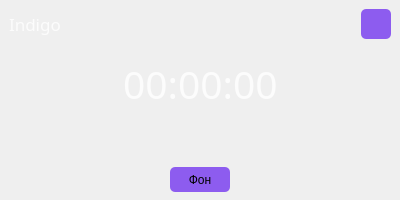
<?xml version="1.0" encoding="UTF-8"?>
<ui version="4.0">
 <class>MainWindow</class>
 <widget class="QMainWindow" name="MainWindow">
  <property name="geometry">
   <rect>
    <x>0</x>
    <y>0</y>
    <width>400</width>
    <height>200</height>
   </rect>
  </property>
  <property name="minimumSize">
   <size>
    <width>400</width>
    <height>200</height>
   </size>
  </property>
  <property name="maximumSize">
   <size>
    <width>400</width>
    <height>200</height>
   </size>
  </property>
  <property name="windowTitle">
   <string>MainWindow</string>
  </property>
  <widget class="QWidget" name="centralwidget">
   <property name="styleSheet">
    <string notr="true">background-image: url(:/images/jpg.jpg);
background-position: center; 
background-repeat: no-repeat;</string>
   </property>
   <layout class="QVBoxLayout" name="verticalLayout">
    <property name="spacing">
     <number>0</number>
    </property>
    <property name="leftMargin">
     <number>0</number>
    </property>
    <property name="topMargin">
     <number>0</number>
    </property>
    <property name="rightMargin">
     <number>0</number>
    </property>
    <property name="bottomMargin">
     <number>0</number>
    </property>
    <item>
     <widget class="QFrame" name="frame">
      <property name="sizePolicy">
       <sizepolicy hsizetype="Maximum" vsizetype="Preferred">
        <horstretch>0</horstretch>
        <verstretch>0</verstretch>
       </sizepolicy>
      </property>
      <property name="minimumSize">
       <size>
        <width>400</width>
        <height>0</height>
       </size>
      </property>
      <property name="maximumSize">
       <size>
        <width>400</width>
        <height>16777215</height>
       </size>
      </property>
      <property name="styleSheet">
       <string notr="true">background: none;</string>
      </property>
      <property name="frameShape">
       <enum>QFrame::Shape::NoFrame</enum>
      </property>
      <property name="frameShadow">
       <enum>QFrame::Shadow::Raised</enum>
      </property>
      <layout class="QHBoxLayout" name="horizontalLayout">
       <property name="leftMargin">
        <number>9</number>
       </property>
       <item>
        <widget class="QLabel" name="label">
         <property name="maximumSize">
          <size>
           <width>80</width>
           <height>16777215</height>
          </size>
         </property>
         <property name="font">
          <font>
           <family>Beverley</family>
           <pointsize>13</pointsize>
          </font>
         </property>
         <property name="styleSheet">
          <string notr="true">color: rgba(255, 255, 255, 200);
background: none;
</string>
         </property>
         <property name="text">
          <string>Indigo</string>
         </property>
        </widget>
       </item>
       <item>
        <spacer name="horizontalSpacer_3">
         <property name="orientation">
          <enum>Qt::Orientation::Horizontal</enum>
         </property>
         <property name="sizeHint" stdset="0">
          <size>
           <width>40</width>
           <height>20</height>
          </size>
         </property>
        </spacer>
       </item>
       <item>
        <widget class="QPushButton" name="pin_button">
         <property name="sizePolicy">
          <sizepolicy hsizetype="Minimum" vsizetype="Minimum">
           <horstretch>0</horstretch>
           <verstretch>0</verstretch>
          </sizepolicy>
         </property>
         <property name="minimumSize">
          <size>
           <width>30</width>
           <height>30</height>
          </size>
         </property>
         <property name="maximumSize">
          <size>
           <width>30</width>
           <height>30</height>
          </size>
         </property>
         <property name="sizeIncrement">
          <size>
           <width>30</width>
           <height>30</height>
          </size>
         </property>
         <property name="font">
          <font>
           <pointsize>9</pointsize>
          </font>
         </property>
         <property name="cursor">
          <cursorShape>PointingHandCursor</cursorShape>
         </property>
         <property name="acceptDrops">
          <bool>false</bool>
         </property>
         <property name="autoFillBackground">
          <bool>false</bool>
         </property>
         <property name="styleSheet">
          <string notr="true">background: none;
background-color: #8D5CEF;
border: none;
border-radius: 5px;</string>
         </property>
         <property name="icon">
          <iconset resource="images/images.qrc">
           <normaloff>:/images/pin.png</normaloff>:/images/pin.png</iconset>
         </property>
         <property name="iconSize">
          <size>
           <width>20</width>
           <height>20</height>
          </size>
         </property>
         <property name="checkable">
          <bool>false</bool>
         </property>
         <property name="autoDefault">
          <bool>false</bool>
         </property>
        </widget>
       </item>
      </layout>
     </widget>
    </item>
    <item>
     <widget class="QFrame" name="frame_2">
      <property name="styleSheet">
       <string notr="true">background: none;</string>
      </property>
      <property name="frameShape">
       <enum>QFrame::Shape::NoFrame</enum>
      </property>
      <property name="frameShadow">
       <enum>QFrame::Shadow::Raised</enum>
      </property>
      <layout class="QHBoxLayout" name="horizontalLayout_2">
       <item>
        <spacer name="horizontalSpacer">
         <property name="orientation">
          <enum>Qt::Orientation::Horizontal</enum>
         </property>
         <property name="sizeHint" stdset="0">
          <size>
           <width>40</width>
           <height>20</height>
          </size>
         </property>
        </spacer>
       </item>
       <item>
        <widget class="QLabel" name="time_label">
         <property name="font">
          <font>
           <family>Days Sans</family>
           <pointsize>29</pointsize>
          </font>
         </property>
         <property name="styleSheet">
          <string notr="true">color: rgba(255, 255, 255, 200);</string>
         </property>
         <property name="text">
          <string>00:00:00</string>
         </property>
        </widget>
       </item>
       <item>
        <spacer name="horizontalSpacer_2">
         <property name="orientation">
          <enum>Qt::Orientation::Horizontal</enum>
         </property>
         <property name="sizeHint" stdset="0">
          <size>
           <width>40</width>
           <height>20</height>
          </size>
         </property>
        </spacer>
       </item>
      </layout>
     </widget>
    </item>
    <item>
     <spacer name="verticalSpacer">
      <property name="orientation">
       <enum>Qt::Orientation::Vertical</enum>
      </property>
      <property name="sizeHint" stdset="0">
       <size>
        <width>20</width>
        <height>46</height>
       </size>
      </property>
     </spacer>
    </item>
    <item>
     <widget class="QFrame" name="frame_3">
      <property name="minimumSize">
       <size>
        <width>0</width>
        <height>40</height>
       </size>
      </property>
      <property name="styleSheet">
       <string notr="true">background: none;</string>
      </property>
      <property name="frameShape">
       <enum>QFrame::Shape::NoFrame</enum>
      </property>
      <property name="frameShadow">
       <enum>QFrame::Shadow::Raised</enum>
      </property>
      <layout class="QHBoxLayout" name="horizontalLayout_3">
       <property name="spacing">
        <number>0</number>
       </property>
       <property name="leftMargin">
        <number>0</number>
       </property>
       <property name="topMargin">
        <number>0</number>
       </property>
       <property name="rightMargin">
        <number>0</number>
       </property>
       <property name="bottomMargin">
        <number>0</number>
       </property>
       <item>
        <spacer name="horizontalSpacer_4">
         <property name="orientation">
          <enum>Qt::Orientation::Horizontal</enum>
         </property>
         <property name="sizeHint" stdset="0">
          <size>
           <width>167</width>
           <height>20</height>
          </size>
         </property>
        </spacer>
       </item>
       <item>
        <widget class="QPushButton" name="set_bg_button">
         <property name="minimumSize">
          <size>
           <width>60</width>
           <height>25</height>
          </size>
         </property>
         <property name="cursor">
          <cursorShape>PointingHandCursor</cursorShape>
         </property>
         <property name="styleSheet">
          <string notr="true">background: none;
background-color: #8D5CEF;
border: none;
border-radius: 5px;</string>
         </property>
         <property name="text">
          <string>Фон</string>
         </property>
        </widget>
       </item>
       <item>
        <spacer name="horizontalSpacer_5">
         <property name="orientation">
          <enum>Qt::Orientation::Horizontal</enum>
         </property>
         <property name="sizeHint" stdset="0">
          <size>
           <width>167</width>
           <height>20</height>
          </size>
         </property>
        </spacer>
       </item>
      </layout>
     </widget>
    </item>
   </layout>
  </widget>
 </widget>
 <resources>
  <include location="images/images.qrc"/>
 </resources>
 <connections/>
</ui>
